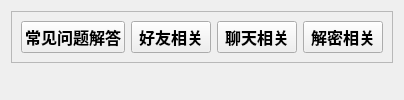
               <widget class="QWidget" name="helpMainPage">
                <layout class="QHBoxLayout" name="horizontalLayout_24">
                 <item alignment="Qt::AlignTop">
                  <widget class="QFrame" name="frame_21">
                   <property name="frameShape">
                    <enum>QFrame::StyledPanel</enum>
                   </property>
                   <property name="frameShadow">
                    <enum>QFrame::Raised</enum>
                   </property>
                   <layout class="QHBoxLayout" name="horizontalLayout_26">
                    <item>
                     <widget class="QPushButton" name="questionBtn">
                      <property name="font">
                       <font>
                        <family>微软雅黑</family>
                        <pointsize>12</pointsize>
                        <weight>75</weight>
                        <bold>true</bold>
                       </font>
                      </property>
                      <property name="toolTip">
                       <string>解密</string>
                      </property>
                      <property name="styleSheet">
                       <string notr="true"/>
                      </property>
                      <property name="text">
                       <string>常见问题解答</string>
                      </property>
                      <property name="icon">
                       <iconset resource="../../../QT/PyQTDemo/resources.qrc">
                        <normaloff>:/icons/icons/book.svg</normaloff>:/icons/icons/book.svg</iconset>
                      </property>
                      <property name="iconSize">
                       <size>
                        <width>24</width>
                        <height>24</height>
                       </size>
                      </property>
                     </widget>
                    </item>
                    <item>
                     <widget class="QPushButton" name="friendQuestionBtn">
                      <property name="font">
                       <font>
                        <family>微软雅黑</family>
                        <pointsize>12</pointsize>
                        <weight>75</weight>
                        <bold>true</bold>
                       </font>
                      </property>
                      <property name="toolTip">
                       <string>解密</string>
                      </property>
                      <property name="styleSheet">
                       <string notr="true"/>
                      </property>
                      <property name="text">
                       <string>好友相关</string>
                      </property>
                      <property name="icon">
                       <iconset resource="../../../QT/PyQTDemo/resources.qrc">
                        <normaloff>:/icons/icons/users.svg</normaloff>:/icons/icons/users.svg</iconset>
                      </property>
                      <property name="iconSize">
                       <size>
                        <width>24</width>
                        <height>24</height>
                       </size>
                      </property>
                     </widget>
                    </item>
                    <item>
                     <widget class="QPushButton" name="msgQuestionBtn">
                      <property name="font">
                       <font>
                        <family>微软雅黑</family>
                        <pointsize>12</pointsize>
                        <weight>75</weight>
                        <bold>true</bold>
                       </font>
                      </property>
                      <property name="toolTip">
                       <string>解密</string>
                      </property>
                      <property name="styleSheet">
                       <string notr="true"/>
                      </property>
                      <property name="text">
                       <string>聊天相关</string>
                      </property>
                      <property name="icon">
                       <iconset resource="../../../QT/PyQTDemo/resources.qrc">
                        <normaloff>:/icons/icons/message-square.svg</normaloff>:/icons/icons/message-square.svg</iconset>
                      </property>
                      <property name="iconSize">
                       <size>
                        <width>24</width>
                        <height>24</height>
                       </size>
                      </property>
                     </widget>
                    </item>
                    <item>
                     <widget class="QPushButton" name="toolQuestionBtn">
                      <property name="font">
                       <font>
                        <family>微软雅黑</family>
                        <pointsize>12</pointsize>
                        <weight>75</weight>
                        <bold>true</bold>
                       </font>
                      </property>
                      <property name="toolTip">
                       <string>解密</string>
                      </property>
                      <property name="styleSheet">
                       <string notr="true"/>
                      </property>
                      <property name="text">
                       <string>解密相关</string>
                      </property>
                      <property name="icon">
                       <iconset resource="../../../QT/PyQTDemo/resources.qrc">
                        <normaloff>:/icons/icons/codepen.svg</normaloff>:/icons/icons/codepen.svg</iconset>
                      </property>
                      <property name="iconSize">
                       <size>
                        <width>24</width>
                        <height>24</height>
                       </size>
                      </property>
                     </widget>
                    </item>
                   </layout>
                  </widget>
                 </item>
                </layout>
               </widget>
